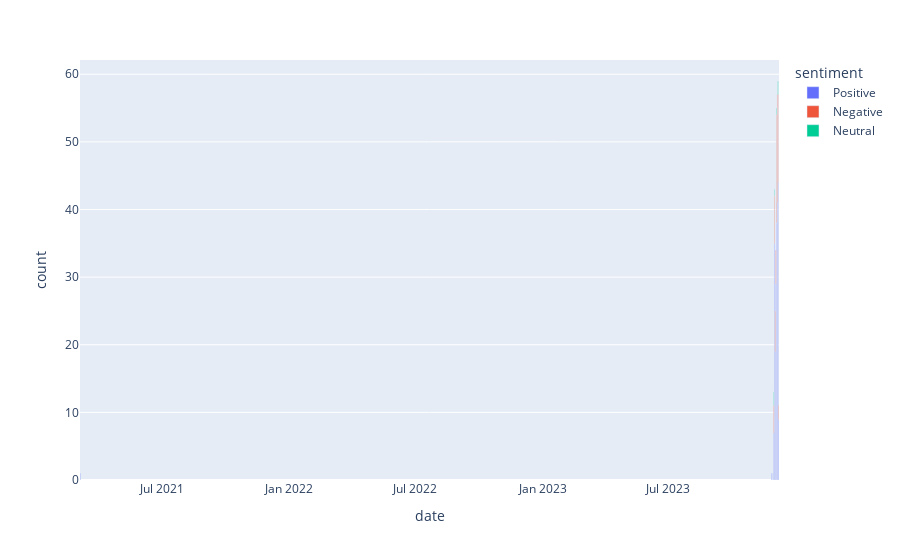

Write notebook code for a chart like this one.
### Code cell
# !pip install --upgrade nbformat
# !pip install ipykernel

px.bar(df_polarity.groupby('date')['sentiment'].value_counts().reset_index(), x="date", y="count", color="sentiment")

### Figure 1 — Plotly figure (JSON) as saved in the notebook; plotly's stock layout.template omitted (floating-point values rounded to 4 significant figures)
{"data": [{"alignmentgroup": "True", "hovertemplate": "sentiment=Positive<br>date=%{x}<br>count=%{y}<extra></extra>", "legendgroup": "Positive", "marker": {"color": "#636efa", "pattern": {"shape": ""}}, "name": "Positive", "offsetgroup": "Positive", "orientation": "v", "showlegend": true, "textposition": "auto", "type": "bar", "x": ["2021-03-06", "2023-11-27", "2023-11-29", "2023-11-30", "2023-12-01", "2023-12-02", "2023-12-03", "2023-12-04", "2023-12-05", "2023-12-06", "2023-12-07"], "xaxis": "x", "y": [1, 1, 1, 7, 35, 19, 29, 38, 41, 44, 9], "yaxis": "y"}, {"alignmentgroup": "True", "hovertemplate": "sentiment=Negative<br>date=%{x}<br>count=%{y}<extra></extra>", "legendgroup": "Negative", "marker": {"color": "#EF553B", "pattern": {"shape": ""}}, "name": "Negative", "offsetgroup": "Negative", "orientation": "v", "showlegend": true, "textposition": "auto", "type": "bar", "x": ["2023-11-30", "2023-12-01", "2023-12-02", "2023-12-03", "2023-12-04", "2023-12-05", "2023-12-06", "2023-12-07"], "xaxis": "x", "y": [4, 7, 6, 5, 16, 16, 13, 2], "yaxis": "y"}, {"alignmentgroup": "True", "hovertemplate": "sentiment=Neutral<br>date=%{x}<br>count=%{y}<extra></extra>", "legendgroup": "Neutral", "marker": {"color": "#00cc96", "pattern": {"shape": ""}}, "name": "Neutral", "offsetgroup": "Neutral", "orientation": "v", "showlegend": true, "textposition": "auto", "type": "bar", "x": ["2023-11-30", "2023-12-01", "2023-12-04", "2023-12-06"], "xaxis": "x", "y": [2, 1, 1, 2], "yaxis": "y"}], "layout": {"barmode": "relative", "legend": {"title": {"text": "sentiment"}, "tracegroupgap": 0}, "margin": {"t": 60}, "xaxis": {"anchor": "y", "domain": [0, 1], "title": {"text": "date"}}, "yaxis": {"anchor": "x", "domain": [0, 1], "title": {"text": "count"}}}}
